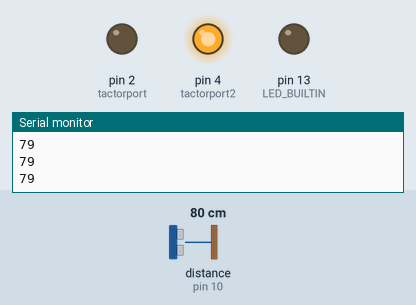
This sketch was run on a simulated Arduino Uno, built with avr-gcc and run on an emulated ATmega328P. Shown: output pins drawn as LEDs (lit = HIGH), the last lines printed to the serial monitor. Wiring (inferred from the names in the program): ultrasonic range finder: trigger pin 9; echo pin 10. Inputs (shaded band) come from the test bench; at power-on: distance to the obstacle (sensor on pin 10) 80 cm. The echo pulse lasts 58.3 µs per cm; pins used as bus, display or sensor lines are not drawn.

Above: at 1.2 s.
1.3 s: distance to the obstacle (sensor on pin 10) set to 43 cm
2.8 s: distance to the obstacle (sensor on pin 10) set to 37 cm
At 4.0 s:
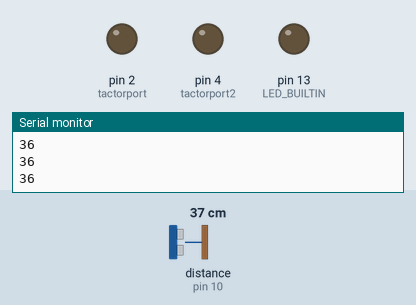
4.3 s: distance to the obstacle (sensor on pin 10) set to 30 cm
At 5.5 s:
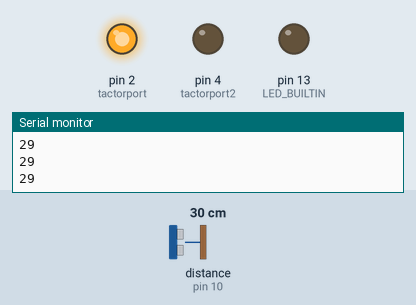
5.8 s: distance to the obstacle (sensor on pin 10) set to 35 cm
At 6.5 s:
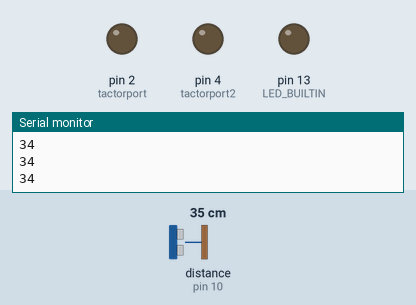
7.3 s: distance to the obstacle (sensor on pin 10) set to 2 cm
At 7.7 s:
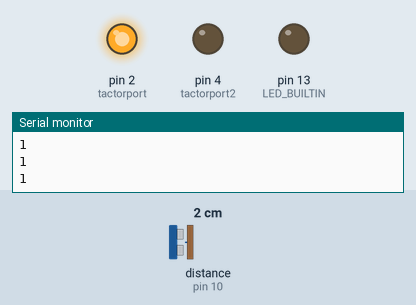
Timing chart, 0 to 9.8 s (numbered marks = the images above; inputs shaded):
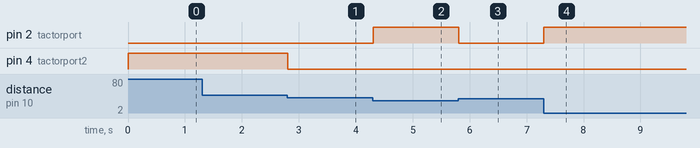

The sketch:

sketch_jan24a.ino
```cpp
// defines pins numbers
const int trigPin = 9;
const int echoPin = 10;
int tactorport = 2;
int tactorport2 = 4;
// defines variables
long duration;
int distance;
long next_buzz = 0;

void setup() {
  pinMode(LED_BUILTIN, OUTPUT);
  pinMode(trigPin, OUTPUT); // Sets the trigPin as an Output
  pinMode(echoPin, INPUT); // Sets the echoPin as an Input
  pinMode(tactorport, OUTPUT);
  pinMode(tactorport2, OUTPUT);

  Serial.begin(9600); // Starts the serial communication

}
void loop() {
  // Clears the trigPin
  digitalWrite(trigPin, LOW);
  delayMicroseconds(2);
  // Sets the trigPin on HIGH state for 10 micro seconds
  digitalWrite(trigPin, HIGH);
  delayMicroseconds(10);
  digitalWrite(trigPin, LOW);
  // Reads the echoPin, returns the sound wave travel time in microseconds
  duration = pulseIn(echoPin, HIGH);
  // Calculating the distance
  distance = duration * 0.034 / 2;
  //   Prints the distance on the Serial Monitor
  Serial.println(distance);

   if (distance >= 32 && distance <=38 ||distance > 200) {
      //change to 0, 0 if no vibration at target distance
      // change to 5,5 if both vibrate
    digitalWrite(tactorport2, 0);
    digitalWrite(tactorport, 0);

  } else if (distance < 32) {
    digitalWrite(tactorport2, 0);
    digitalWrite(tactorport, 5);

  } else if (distance > 38) {
    digitalWrite(tactorport2, 5);
    digitalWrite(tactorport, 0);

  }


}
```

Measured:
- the behaviour switches between 40 and 39 cm on distance to the obstacle (sensor on pin 10) (found by bisection; images 0 and 1)
- the behaviour switches between 33 and 32 cm on distance to the obstacle (sensor on pin 10) (found by bisection; images 1 and 2)
- after the input at 2.8 s, pin 4 (tactorport2): HIGH → LOW at once
- after the input at 4.3 s, pin 2 (tactorport): LOW → HIGH at once
- after the input at 5.8 s, pin 2 (tactorport): HIGH → LOW at once
- after the input at 7.3 s, pin 2 (tactorport): LOW → HIGH at once
